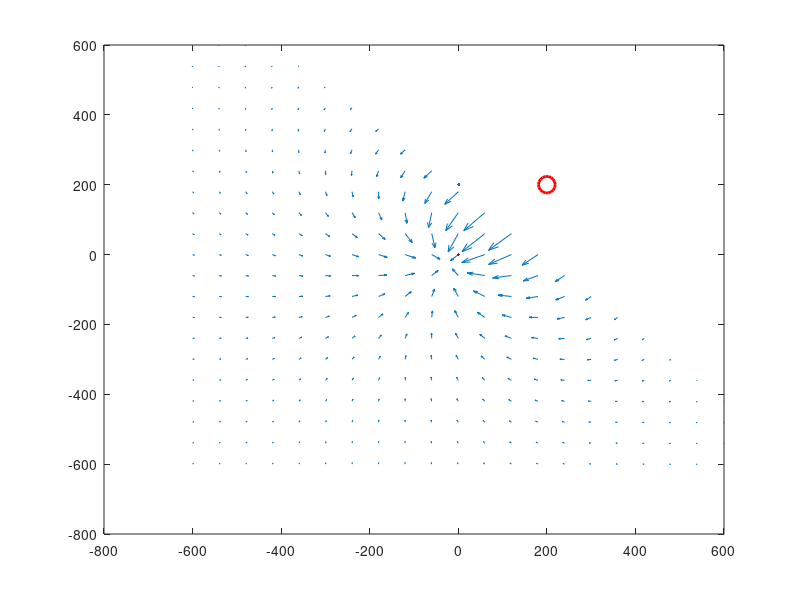

Write the MATLAB code that produced this figure.
% 绘制secure APF 的力场向量图
% 内含 势能场图

clear all;clc;


% [xe,ye] 窃听者坐标 
% [xb yb] 用户坐标
% global xe;
% global ye;

xb=0 ; yb=0;
xe=200 ; ye=200;


% Pmax lambda
Pmax=0.1;
lambda_range=[0 5];
lambda=mean(lambda_range);

% channel link
H=100;
snr0=10^8;  % snr0=beta0/sigma^2;



% beta0=10^(-4); 


% 功率初始化
P_lambda=0;
% 最低点初始化
R_min=0;
x_min=0; y_min=0;
% x_boundary y_boundary
x_bound=0; y_bound=0;

%%%%%%%%%%%%%%%%%%%%%%%%
%%%%%% change %%%%%%%%%%
%%%%%%%%%%%%%%%%%%%%%%%%
% interesting task area
boundary=[-600 600 -600 600];
b_step=60;


xi=1;yi=1;si=1;si0=1;
tic;

for x= boundary(1):b_step:boundary(2) 
    for y= boundary(3):b_step:boundary(4)
%         tic;
        r=[x-xb,y-yb];
        r0=norm(r);
        re=[x-xe,y-ye];
        re0=norm(re);
        At=snr0/(r0^2+H^2);
        Bt=snr0/(re0^2+H^2);
        Z=(1/2/At-1/2/Bt)^2-1/log(2)/lambda*(1/At-1/Bt);
        P_critial = -1/2/At-1/2/Bt+sqrt(Z); %(1/2/At-1/2/Bt)^2-1/log(2)/lambda*(1/At-1/Bt)
        if At>=Bt
            P_lambda(xi,yi)=min(Pmax, max(0,P_critial));
%             disp(['P_critial:' num2str(P_critial)  'P_lambda:' num2str(P_lambda(xi,yi))]); 
            if P_lambda(xi,yi)==0
                gx(xi,yi)=0;
                gy(xi,yi)=0;
            else 
                delta_A=-2*snr0/(r0^2+H^2)^2*r;
                delta_B=-2*snr0/(re0^2+H^2)^2*re;
                if P_lambda(xi,yi)==Pmax
                    R_A=-Pmax/(1+At*Pmax)/log(2);
                    R_B=Pmax/(1+Bt*Pmax)/log(2);
                elseif P_lambda(xi,yi)==P_critial
                    P_A=1/2/At^2+1/2/sqrt(Z)/At^2*(1/log(2)/lambda-1/2/At+1/2/Bt);
                    P_B=1/2/Bt^2+1/2/sqrt(Z)/Bt^2*(-1/log(2)/lambda+1/2/At-1/2/Bt);
                    R_A=-1/(1+At*P_critial)/log(2)*(P_critial+At*P_A)+1/(1+Bt*P_critial)/log(2)*(Bt*P_A)+lambda*P_A;
                    R_B=-1/(1+At*P_critial)/log(2)*(At*P_B)+1/(1+Bt*P_critial)/log(2)*(P_critial+Bt*P_B)+lambda*P_B;
                end
                gx(xi,yi)=-R_A*delta_A(1)-R_B*delta_B(1);
                gy(xi,yi)=-R_A*delta_A(2)-R_B*delta_B(2);
            end
            R(xi,yi)=-log2(1+At*P_lambda(xi,yi))+log2(1+Bt*P_lambda(xi,yi))+lambda*P_lambda(xi,yi);
        else
            P_lambda(xi,yi)=0;
            gx(xi,yi)=0;
            gy(xi,yi)=0;
            R(xi,yi)=0;
            
        end
        if R(xi,yi)<R_min
            R_min=R(xi,yi);
            x_min=x; y_min=y;
        end

        yi=yi+1;
        

%         disp('------------------------------------one Calculation ends--------------------------------------------------------');
%         toc;

    end
    yi=1;
    xi=xi+1;
end

toc;

%% 2D
figure;

% 绘制向量图
xx= boundary(1):b_step:boundary(2) ;
yy= boundary(3):b_step:boundary(4) ;
xlabel('x[m]');
ylabel('y[m]');
[Y,X]=meshgrid(yy,xx);
quiver(X,Y,gx,gy);hold on;
plot(xb, yb,"k"+"^",'MarkerFaceColor','k','markersize',7);hold on;
plot(xe, ye,'or','markersize',12,'LineWidth',2);hold on;
plot(x_min, y_min,"k"+"^",'MarkerFaceColor','k','markersize',7);hold on;

% set(gca,'xtick',[],'ytick',[],'xcolor','w','ycolor','w') % 隐藏坐标轴的刻度和颜色


%% 绘制Rn——w的图
% figure;
% x= boundary(1):b_step:boundary(2) ;
% y= boundary(3):b_step:boundary(4) ;
% xlabel('x[m]');
% ylabel('y[m]');
% [Y,X]=meshgrid(yy,xx);
% % % 绘制势能场图
% h = contour(X, Y, R, 50, 'LineWidth',1.2);hold on;
% plot(xb, yb,"k"+"^",'MarkerFaceColor','k','markersize',7);hold on;
% plot(xe, ye,'or','markersize',12,'LineWidth',2);hold on;
% legend('{R}','{Bob}','{Willie}', '','','Location','northwest');



